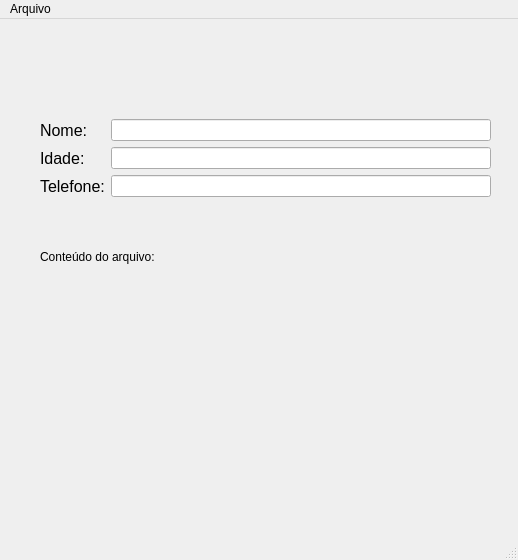
<?xml version="1.0" encoding="UTF-8"?>
<ui version="4.0">
 <class>MainWindow</class>
 <widget class="QMainWindow" name="MainWindow">
  <property name="geometry">
   <rect>
    <x>0</x>
    <y>0</y>
    <width>518</width>
    <height>560</height>
   </rect>
  </property>
  <property name="windowTitle">
   <string>MainWindow</string>
  </property>
  <widget class="QWidget" name="centralwidget">
   <widget class="QWidget" name="formLayoutWidget">
    <property name="geometry">
     <rect>
      <x>40</x>
      <y>100</y>
      <width>451</width>
      <height>101</height>
     </rect>
    </property>
    <layout class="QFormLayout" name="formLayout">
     <item row="0" column="0">
      <widget class="QLabel" name="label_2">
       <property name="font">
        <font>
         <pointsize>12</pointsize>
        </font>
       </property>
       <property name="text">
        <string>Nome: </string>
       </property>
      </widget>
     </item>
     <item row="1" column="0">
      <widget class="QLabel" name="label">
       <property name="font">
        <font>
         <pointsize>12</pointsize>
        </font>
       </property>
       <property name="text">
        <string>Idade: </string>
       </property>
      </widget>
     </item>
     <item row="2" column="0">
      <widget class="QLabel" name="label_3">
       <property name="font">
        <font>
         <pointsize>12</pointsize>
        </font>
       </property>
       <property name="text">
        <string>Telefone:</string>
       </property>
      </widget>
     </item>
     <item row="0" column="1">
      <widget class="QLineEdit" name="lineEdit"/>
     </item>
     <item row="1" column="1">
      <widget class="QLineEdit" name="lineEdit_2"/>
     </item>
     <item row="2" column="1">
      <widget class="QLineEdit" name="lineEdit_3"/>
     </item>
    </layout>
   </widget>
   <widget class="QLabel" name="label_4">
    <property name="geometry">
     <rect>
      <x>40</x>
      <y>230</y>
      <width>121</width>
      <height>16</height>
     </rect>
    </property>
    <property name="text">
     <string>Conteúdo do arquivo: </string>
    </property>
   </widget>
   <widget class="QLabel" name="label_5">
    <property name="geometry">
     <rect>
      <x>40</x>
      <y>250</y>
      <width>441</width>
      <height>61</height>
     </rect>
    </property>
    <property name="text">
     <string/>
    </property>
   </widget>
  </widget>
  <widget class="QMenuBar" name="menubar">
   <property name="geometry">
    <rect>
     <x>0</x>
     <y>0</y>
     <width>518</width>
     <height>21</height>
    </rect>
   </property>
   <widget class="QMenu" name="menuArquivo">
    <property name="title">
     <string>Arquivo</string>
    </property>
    <addaction name="actionSalvar"/>
    <addaction name="actionAbrir"/>
   </widget>
   <addaction name="menuArquivo"/>
  </widget>
  <widget class="QStatusBar" name="statusbar"/>
  <action name="actionSalvar">
   <property name="text">
    <string>Salvar</string>
   </property>
  </action>
  <action name="actionAbrir">
   <property name="text">
    <string>Abrir</string>
   </property>
  </action>
 </widget>
 <resources/>
 <connections/>
</ui>
